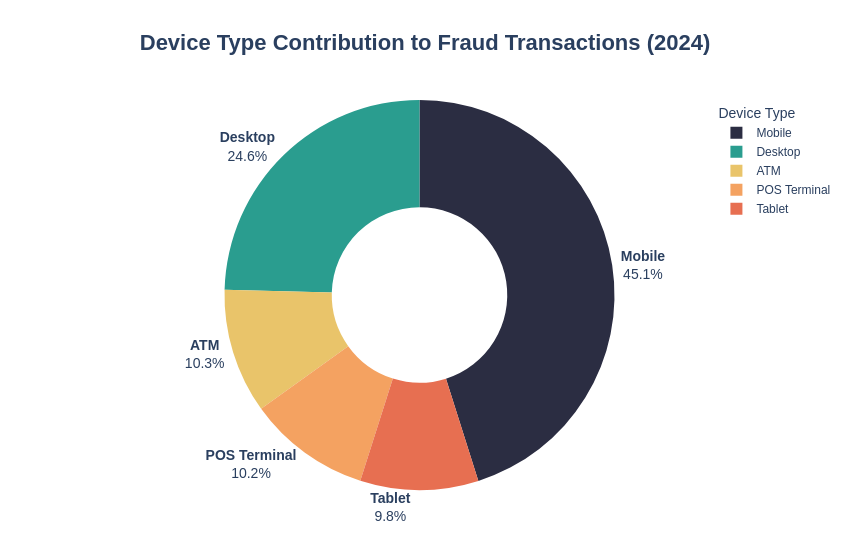

The notebook cell saved with this chart:
### Code cell
# Device-level transaction summary for the latest year
device_type_fraud_summary = (
    latest_year_data
    .pivot_table(
        index="device_type",
        columns="is_fraud",
        values="transaction_id",
        aggfunc="count",
        fill_value=0
    )
    .reset_index()
    .rename(columns={
        0: "non_fraud_transactions",
        1: "fraud_transactions"
    })
)


# Calculate total transactions
device_type_fraud_summary["total_transactions"] = (
    device_type_fraud_summary["non_fraud_transactions"]
    + device_type_fraud_summary["fraud_transactions"]
)


# Calculate fraud and non-fraud rates
device_type_fraud_summary["non_fraud_rate"] = (
    device_type_fraud_summary["non_fraud_transactions"]
    / device_type_fraud_summary["total_transactions"]
    * 100
).round(2)

device_type_fraud_summary["fraud_rate"] = (
    device_type_fraud_summary["fraud_transactions"]
    / device_type_fraud_summary["total_transactions"]
    * 100
).round(2)


# Sort by fraud transaction count
device_type_fraud_summary = (
    device_type_fraud_summary
    .sort_values("fraud_transactions", ascending=False)
    .reset_index(drop=True)
)


# Create donut chart
fig = px.pie(
    device_type_fraud_summary,
    values="fraud_transactions",
    names="device_type",
    custom_data=["total_transactions"],
    hole=0.45,
    height=550,
    width=850,
    color_discrete_sequence=[colors[i] for i in colors if i not in ["fraud_red", "muted_red", "dark_teal"]]
)


# Customize chart
fig.update_traces(
    textposition="outside",
    textinfo="label+percent",
    texttemplate="<b>%{label}</b><br>%{percent:.1%}",
    textfont_size=14,

    hovertemplate=(
        "<b>%{label}</b><br>"
        "Fraud Transactions: %{value:,}<br>"
        "Total Transactions: %{customdata[0]:,.0f}<br>"
        "Contribution to Total Fraud: %{percent:.2%}<br>"
        "<extra></extra>"
    )
)


# Customize layout
fig.update_layout(
    title={
        "text": f"<b>Device Type Contribution to Fraud Transactions ({latest_year})</b>",
        "x": 0.5,
        "xanchor": "center",
        "font": {
            "size": 22
        }
    },

    legend={
        "title": {
            "text": "Device Type",
            "font": {"size": 14}
        },
        "font": {
            "size": 12
        }
    },

    font={
        "family": "Arial",
        "size": 13
    },

    margin=dict(
        t=100,
        b=60,
        l=100,
        r=100
    )
)


fig.show()

device_type_fraud_summary

### Figure 1 — Plotly figure (JSON) as saved in the notebook; plotly's stock layout.template omitted (floating-point values rounded to 4 significant figures)
{"data": [{"customdata": [[89553], [49702], [20173], [19823], [20074]], "domain": {"x": [0, 1], "y": [0, 1]}, "hole": 0.45, "hovertemplate": "<b>%{label}</b><br>Fraud Transactions: %{value:,}<br>Total Transactions: %{customdata[0]:,.0f}<br>Contribution to Total Fraud: %{percent:.2%}<br><extra></extra>", "labels": ["Mobile", "Desktop", "ATM", "POS Terminal", "Tablet"], "legendgroup": "", "name": "", "showlegend": true, "textfont": {"size": 14}, "textinfo": "label+percent", "textposition": "outside", "texttemplate": "<b>%{label}</b><br>%{percent:.1%}", "type": "pie", "values": [4940, 2690, 1133, 1114, 1072]}], "layout": {"font": {"family": "Arial", "size": 13}, "height": 550, "legend": {"font": {"size": 12}, "title": {"font": {"size": 14}, "text": "Device Type"}, "tracegroupgap": 0}, "margin": {"b": 60, "l": 100, "r": 100, "t": 100}, "piecolorway": ["#2B2D42", "#2A9D8F", "#E9C46A", "#F4A261", "#E76F51", "#457B9D"], "title": {"font": {"size": 22}, "text": "<b>Device Type Contribution to Fraud Transactions (2024)</b>", "x": 0.5, "xanchor": "center"}, "width": 850}}
